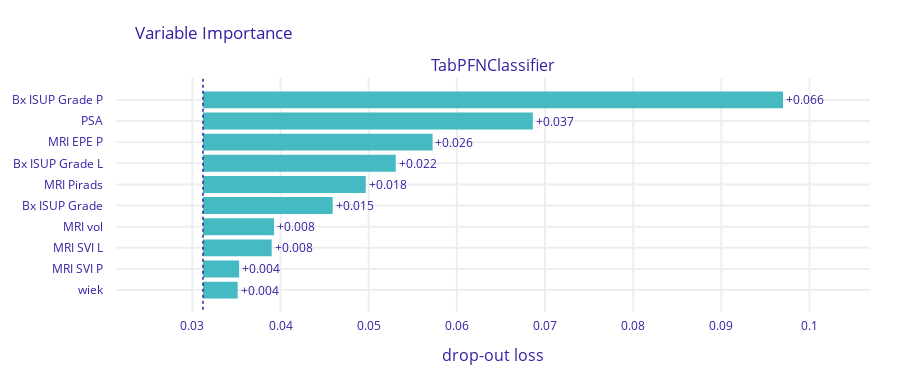

Notebook cell for this chart:
### Code cell
clf = TabPFNClassifier()
clf = TabPFNClassifier.create_default_for_version(ModelVersion.V2)

y_true, y_pred, y_pred_probs, false_positive_rate, true_positive_rate, total_roc_auc, trained_model, best_params = train_and_evaluate_model(clf, X, y, numerical_cols, categorical_cols, n_folds=5)

plot_roc(false_positive_rate, true_positive_rate, total_roc_auc)
plot_confusion_matrix(y_true, y_pred)
plot_feature_importances(trained_model, X, y)
plot_discrimination_threshold(trained_model, X, y)
brier = brier_score_loss(y_true, y_pred_probs)
print(f"Brier score: {brier:.4f}")

### Figure 1 — Plotly figure (JSON) as saved in the notebook; plotly's stock layout.template omitted (floating-point values rounded to 4 significant figures)
{"data": [{"base": 0.03121, "hoverinfo": "text", "hoverlabel": {"bgcolor": "rgba(0,0,0,0.8)"}, "hovertext": ["Model: TabPFNClassifier loss after<br>variable: Bx ISUP Grade P is permuted: 0.097<br>Drop-out loss change: +0.066", "Model: TabPFNClassifier loss after<br>variable: PSA is permuted: 0.069<br>Drop-out loss change: +0.037", "Model: TabPFNClassifier loss after<br>variable: MRI EPE P is permuted: 0.057<br>Drop-out loss change: +0.026", "Model: TabPFNClassifier loss after<br>variable: Bx ISUP Grade L is permuted: 0.053<br>Drop-out loss change: +0.022", "Model: TabPFNClassifier loss after<br>variable: MRI Pirads is permuted: 0.05<br>Drop-out loss change: +0.018", "Model: TabPFNClassifier loss after<br>variable: Bx ISUP Grade is permuted: 0.046<br>Drop-out loss change: +0.015", "Model: TabPFNClassifier loss after<br>variable: MRI vol is permuted: 0.039<br>Drop-out loss change: +0.008", "Model: TabPFNClassifier loss after<br>variable: MRI SVI L is permuted: 0.039<br>Drop-out loss change: +0.008", "Model: TabPFNClassifier loss after<br>variable: MRI SVI P is permuted: 0.035<br>Drop-out loss change: +0.004", "Model: TabPFNClassifier loss after<br>variable: wiek is permuted: 0.035<br>Drop-out loss change: +0.004"], "marker": {"color": "#46bac2"}, "orientation": "h", "showlegend": false, "text": ["+0.066", "+0.037", "+0.026", "+0.022", "+0.018", "+0.015", "+0.008", "+0.008", "+0.004", "+0.004"], "textposition": "outside", "type": "bar", "x": [0.06579, 0.03741, 0.02604, 0.02187, 0.01846, 0.01471, 0.00806, 0.00779, 0.004098, 0.003929], "xaxis": "x", "y": ["Bx ISUP Grade P", "PSA", "MRI EPE P", "Bx ISUP Grade L", "MRI Pirads", "Bx ISUP Grade", "MRI vol", "MRI SVI L", "MRI SVI P", "wiek"], "yaxis": "y"}], "layout": {"annotations": [{"font": {"size": 16}, "showarrow": false, "text": "TabPFNClassifier", "x": 0.5, "xanchor": "center", "xref": "paper", "y": 1, "yanchor": "bottom", "yref": "paper"}, {"font": {"size": 16}, "showarrow": false, "text": "drop-out loss", "x": 0.5, "xanchor": "center", "xref": "paper", "y": 0, "yanchor": "top", "yref": "paper", "yshift": -30}], "font": {"color": "#371ea3"}, "height": 383, "margin": {"b": 71, "r": 30, "t": 78}, "shapes": [{"line": {"color": "#371ea3", "dash": "dot", "width": 1.5}, "type": "line", "x0": 0.03121, "x1": 0.03121, "xref": "x", "y0": -1, "y1": 10, "yref": "y"}], "title": {"text": "Variable Importance", "x": 0.15}, "xaxis": {"anchor": "y", "automargin": true, "domain": [0, 1], "fixedrange": true, "gridwidth": 2, "range": [0.02134, 0.1069], "tickcolor": "white", "ticklen": 3, "ticks": "outside", "type": "linear", "zeroline": false}, "yaxis": {"anchor": "x", "automargin": true, "autorange": "reversed", "domain": [0, 1], "fixedrange": true, "gridwidth": 2, "tickcolor": "white", "ticklen": 10, "ticks": "outside", "type": "category"}}}
